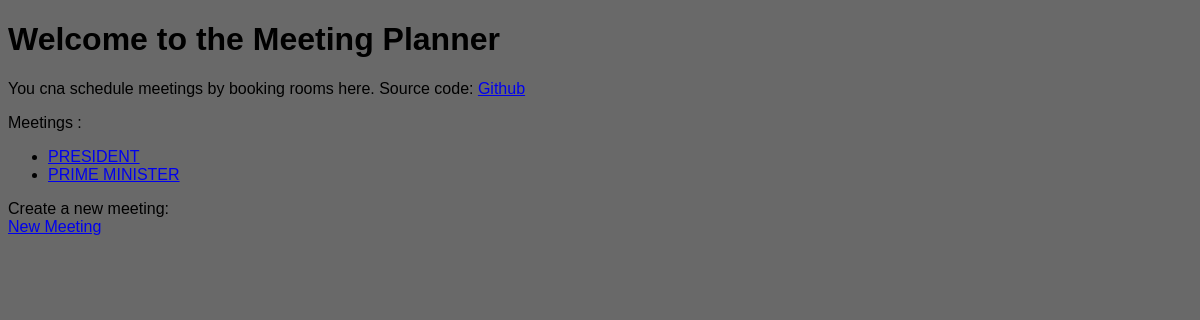
Before: /welcome with the older database file.
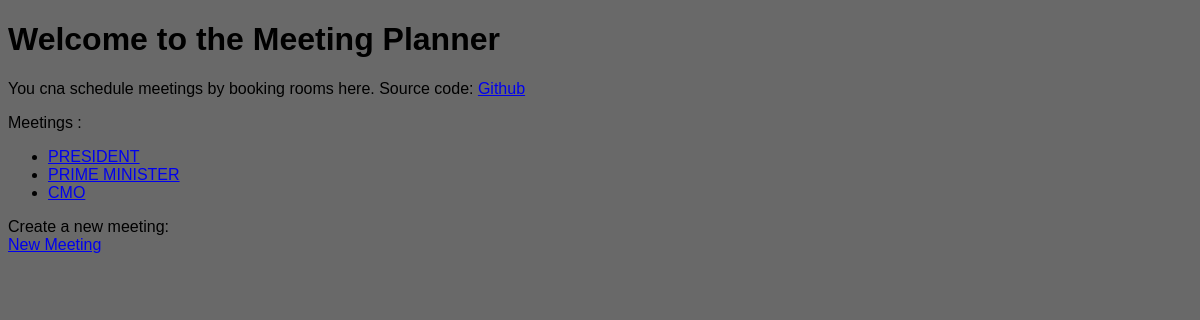
After: the same page with the newer database file.
### meetings/models.py (models this page shows, shortened)
class Meeting(models.Model):
    title = models.CharField(max_length = 200)
    date = models.DateField()
    start_time = models.TimeField(default=time(9))
    duration = models.IntegerField(default=1)
    room  = models.ForeignKey(Room, on_delete=models.CASCADE)

### website/views.py (the view)
# urls.py: path('welcome', welcome, name='welcome'),
def welcome(request):
    return render(request,'website/welcome.html', {'meetings':Meeting.objects.all()})

### website/templates/website/welcome.html (shortened to what this page needs)
{% load static %}
<!DOCTYPE html>
<html>
<head>
    <link rel="stylesheet" href="{% static 'website/style.css' %}">
</head>
<body>
<h1>Welcome to the Meeting Planner</h1>
<p>You cna schedule meetings by booking rooms here. Source code:
<a href="http://github.com/hkbiet">Github</a></p>
<p>
    Meetings :
    <ul>
        {% for meeting in meetings %}
            <li>
                <a href="{% url 'detail' meeting.id %}">
                {{meeting.title}}</a>
            </li>
        {% endfor %}
    </ul>
</p>
<p>Create a new meeting: </br>
<a href="{% url 'new' %}">New Meeting</a>
</p>
</body>
</html>

Changed rows visible on the page:
added Meeting: title "CMO"
